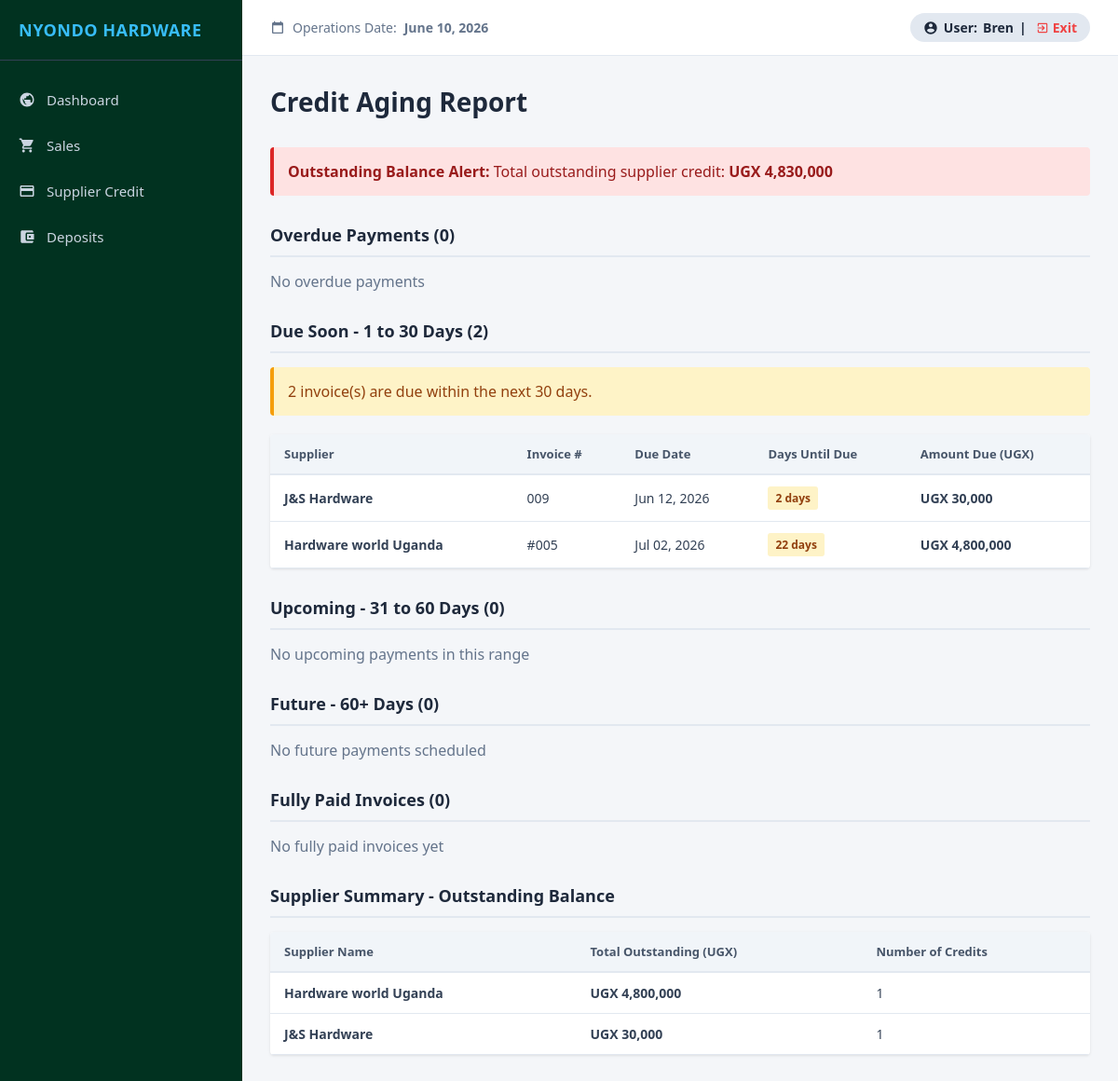
Page /credit-aging/ (signed in) on the committed database.
### web/models.py (models this page shows, shortened)
class User(AbstractUser):
    ROLE_CHOICES = [
        ('ADMIN', 'Accounts / Admin'),
        ('SALES', 'Sales Attendant'),
        ('STOCK', 'Store Manager'),
    ]
    role = models.CharField(max_length=20, choices=ROLE_CHOICES, default='SALES')

class SupplierCredit(models.Model):
    supplier = models.ForeignKey(Supplier, on_delete=models.CASCADE, related_name='credits')
    invoice_number = models.CharField(max_length=100, unique=True, verbose_name="Supplier Invoice Ref")
    total_amount = models.DecimalField(max_digits=12, decimal_places=2, verbose_name="Total Owed (UGX)")
    amount_paid = models.DecimalField(max_digits=12, decimal_places=2, default=0.00, verbose_name="Amount Paid (UGX)")
    balance_due = models.DecimalField(max_digits=12, decimal_places=2, verbose_name="Remaining Balance (UGX)")
    due_date = models.DateField(verbose_name="Repayment Deadline")
    date_logged = models.DateTimeField(auto_now_add=True)

class Supplier(models.Model):
    name = models.CharField(max_length=255, unique=True)
    phone = models.CharField(max_length=20)

### web/views.py (the view)
# urls.py: path('credit-aging/', views.credit_aging, name='credit_aging'),
@require_role('SALES', 'ADMIN')
def credit_aging(request):
    today = datetime.now().date()
    credits = SupplierCredit.objects.all().select_related('supplier').order_by('due_date')
    overdue = []
    due_soon = []  # 1-30 days
    upcoming = []  # 31-60 days
    future = []    # 60+ days
    paid = []      # balance_due = 0
    for credit in credits:
        if credit.balance_due == 0:
            paid.append(credit)
        else:
            days_overdue = (today - credit.due_date).days
            if days_overdue > 0:
                overdue.append({'credit': credit, 'days': days_overdue})
            elif days_overdue > -30:
                due_soon.append({'credit': credit, 'days': abs(days_overdue)})
            elif days_overdue > -60:
                upcoming.append({'credit': credit, 'days': abs(days_overdue)})
            else:
                future.append({'credit': credit, 'days': abs(days_overdue)})
    total_outstanding = SupplierCredit.objects.filter(balance_due__gt=0).aggregate(
        total=Sum('balance_due')
    )['total'] or 0
    supplier_summary = []
    for supplier in Supplier.objects.all():
        supplier_credits = SupplierCredit.objects.filter(supplier=supplier)
        total_owed = supplier_credits.filter(balance_due__gt=0).aggregate(
            total=Sum('balance_due')
        )['total'] or 0
        if total_owed > 0:
            supplier_summary.append({
                'supplier': supplier,
                'total_owed': total_owed,
                'credit_count': supplier_credits.count()
            })
    context = {
        'overdue': sorted(overdue, key=lambda x: x['days'], reverse=True),
        'due_soon': sorted(due_soon, key=lambda x: x['days']),
        'upcoming': sorted(upcoming, key=lambda x: x['days']),
        'future': sorted(future, key=lambda x: x['days']),
        'paid': paid,
        'total_outstanding': total_outstanding,
        'supplier_summary': supplier_summary,
        'today': today,
    }
    return render(request, 'credit_aging.html', context)

### web/templates/credit_aging.html (shortened to what this page needs)
{% extends 'base.html' %}
{% load humanize %}
{% block content %}
<div class="page-header">
    <h1 class="page-title">Credit Aging Report</h1>
</div>
{% if total_outstanding > 0 %}
    <div class="alert-box alert-danger">
        <strong>Outstanding Balance Alert:</strong> Total outstanding supplier credit: <strong>UGX {{ total_outstanding|floatformat:0|intcomma }}</strong>
    </div>
{% else %}
    <div class="alert-box alert-info">
        All supplier credits are fully paid!
    </div>
{% endif %}
<h3 class="section-title">Overdue Payments ({{ overdue|length }})</h3>
{% if overdue %}
    <div class="alert-box alert-danger">
        <strong>URGENT:</strong> {{ overdue|length }} invoice(s) are overdue and require immediate attention.
    </div>
    <table class="table">
        <thead>
            <tr>
                <th>Supplier</th>
                <th>Invoice #</th>
                <th>Original Due Date</th>
                <th>Days Overdue</th>
                <th>Amount Due (UGX)</th>
            </tr>
        </thead>
        <tbody>
            {% for item in overdue %}
                <tr>
                    <td><strong>{{ item.credit.supplier.name }}</strong></td>
                    <td>{{ item.credit.invoice_number }}</td>
                    <td>{{ item.credit.due_date|date:"M d, Y" }}</td>
                    <td><span class="badge badge-overdue">{{ item.days }} days</span></td>
                    <td class="currency">UGX {{ item.credit.balance_due|floatformat:0|intcomma }}</td>
                </tr>
            {% endfor %}
        </tbody>
    </table>
{% else %}
    <p style="color: #64748b;">No overdue payments</p>
{% endif %}
<h3 class="section-title">Due Soon - 1 to 30 Days ({{ due_soon|length }})</h3>
{% if due_soon %}
    <div class="alert-box alert-warning">
        {{ due_soon|length }} invoice(s) are due within the next 30 days.
    </div>
    <table class="table">
        <thead>
            <tr>
                <th>Supplier</th>
                <th>Invoice #</th>
                <th>Due Date</th>
                <th>Days Until Due</th>
                <th>Amount Due (UGX)</th>
            </tr>
        </thead>
        <tbody>
            {% for item in due_soon %}
                <tr>
                    <td><strong>{{ item.credit.supplier.name }}</strong></td>
                    <td>{{ item.credit.invoice_number }}</td>
                    <td>{{ item.credit.due_date|date:"M d, Y" }}</td>
                    <td><span class="badge badge-due">{{ item.days }} days</span></td>
                    <td class="currency">UGX {{ item.credit.balance_due|floatformat:0|intcomma }}</td>
                </tr>
            {% endfor %}
        </tbody>
    </table>
{% else %}
    <p style="color: #64748b;">No payments due soon</p>
{% endif %}
<h3 class="section-title">Upcoming - 31 to 60 Days ({{ upcoming|length }})</h3>
{% if upcoming %}
    <table class="table">
        <thead>
            <tr>
                <th>Supplier</th>
                <th>Invoice #</th>
                <th>Due Date</th>
                <th>Days Until Due</th>
                <th>Amount Due (UGX)</th>
            </tr>
        </thead>
        <tbody>
            {% for item in upcoming %}
                <tr>
                    <td><strong>{{ item.credit.supplier.name }}</strong></td>
                    <td>{{ item.credit.invoice_number }}</td>
                    <td>{{ item.credit.due_date|date:"M d, Y" }}</td>
                    <td><span class="badge badge-upcoming">{{ item.days }} days</span></td>
                    <td class="currency">UGX {{ item.credit.balance_due|floatformat:0|intcomma }}</td>
                </tr>
            {% endfor %}
        </tbody>
    </table>
{% else %}
    <p style="color: #64748b;">No upcoming payments in this range</p>
{% endif %}
<h3 class="section-title">Future - 60+ Days ({{ future|length }})</h3>
{% if future %}
    <table class="table">
        <thead>
            <tr>
                <th>Supplier</th>
                <th>Invoice #</th>
                <th>Due Date</th>
                <th>Days Until Due</th>
                <th>Amount Due (UGX)</th>
            </tr>
        </thead>
        <tbody>
            {% for item in future %}
                <tr>
                    <td><strong>{{ item.credit.supplier.name }}</strong></td>
                    <td>{{ item.credit.invoice_number }}</td>
                    <td>{{ item.credit.due_date|date:"M d, Y" }}</td>
                    <td><span class="badge badge-future">{{ item.days }} days</span></td>
                    <td class="currency">UGX {{ item.credit.balance_due|floatformat:0|intcomma }}</td>
                </tr>
            {% endfor %}
        </tbody>
    </table>
{% else %}
    <p style="color: #64748b;">No future payments scheduled</p>
{% endif %}
<h3 class="section-title">Fully Paid Invoices ({{ paid|length }})</h3>
{% if paid %}
    <table class="table">
        <thead>
            <tr>
                <th>Supplier</th>
                <th>Invoice #</th>
                <th>Total Amount (UGX)</th>
                <th>Date Logged</th>
            </tr>
        </thead>
        <tbody>
            {% for item in paid %}
                <tr>
                    <td><strong>{{ item.supplier.name }}</strong></td>
                    <td>{{ item.invoice_number }}</td>
                    <td class="currency">UGX {{ item.total_amount|floatformat:0|intcomma }}</td>
                    <td>{{ item.date_logged|date:"M d, Y" }}</td>
                </tr>
            {% endfor %}
        </tbody>
    </table>
{% else %}
    <p style="color: #64748b;">No fully paid invoices yet</p>
{% endif %}
<h3 class="section-title">Supplier Summary - Outstanding Balance</h3>
{% if supplier_summary %}
    <table class="table">
        <thead>
            <tr>
                <th>Supplier Name</th>
                <th>Total Outstanding (UGX)</th>
                <th>Number of Credits</th>
            </tr>
        </thead>
        <tbody>
            {% for item in supplier_summary %}
                <tr>
                    <td><strong>{{ item.supplier.name }}</strong></td>
                    <td class="currency"><strong>UGX {{ item.total_owed|floatformat:0|intcomma }}</strong></td>
                    <td>{{ item.credit_count }}</td>
                </tr>
            {% endfor %}
        </tbody>
    </table>
{% else %}
    <div class="empty-state">
        <p style="color: #64748b;">No outstanding balances</p>
    </div>
{% endif %}
{% endblock %}

### web/templates/base.html (shortened to what this page needs)
<!DOCTYPE html>
<html lang="en">
<head>
</head>
<body>
    <div class="sidebar">
        <div class="sidebar-brand">NYONDO HARDWARE</div>
        <ul class="sidebar-menu">
            {% if user.is_authenticated %}
                <li class="{% block active_dashboard %}{% endblock %}">
                    <a href="{% url 'admin_dashboard' %}">
                        Dashboard
                    </a>
                </li>
                {% if user.role == 'ADMIN' or user.role == 'SALES' %}
                    <li class="{% block active_sales %}{% endblock %}">
                        <a href="{% url 'sales' %}">
                            Sales
                        </a>
                    </li>
                    <li class="{% block active_credit %}{% endblock %}">
                        <a href="{% url 'credit' %}">
                            <svg viewBox="0 0 24 24"><path d="M20 4H4c-1.11 0-1.99.89-1.99 2L2 18c0 1.11.89 2 2 2h16c1.11 0 2-.89 2-2V6c0-1.11-.89-2-2-2zm0 14H4v-6h16v6zm0-10H4V6h16v2z"/></svg>
                            Supplier Credit
                        </a>
                    </li>
                    <li class="{% block active_deposits %}{% endblock %}">
                        <a href="{% url 'deposit' %}">
                            <svg viewBox="0 0 24 24"><path d="M21 18v1c0 1.1-.9 2-2 2H5c-1.11 0-2-.9-2-2V5c0-1.1.89-2 2-2h14c1.1 0 2 .9 2 2v1h-9c-1.11 0-2 .9-2 2v8c0 1.1.89 2 2 2h9zm-9-2h10V8H12v8zm4-2.5c-.83 0-1.5-.67-1.5-1.5s.67-1.5 1.5-1.5 1.5 0.67 1.5 1.5-.67 1.5-1.5 1.5z"/></svg>
                            Deposits
                        </a>
                    </li>
                {% endif %}
            {% endif %}
        </ul>
    </div>
    <div class="main-container">
        <header class="top-navbar">
            <div class="system-date">
                <svg viewBox="0 0 24 24"><path d="M19 3h-1V1h-2v2H8V1H6v2H5c-1.11 0-1.99.9-1.99 2L3 19c0 1.1.89 2 2 2h14c1.1 0 2-.9 2-2V5c0-1.1-.9-2-2-2zm0 16H5V8h14v11z"/></svg>
                Operations Date: <strong>{{ today|date:"F j, Y" }}</strong>
            </div>
            <div class="user-profile">
                <svg viewBox="0 0 24 24"><path d="M12 2C6.48 2 2 6.48 2 12s4.48 10 10 10 10-4.48 10-10S17.52 2 12 2zm0 3c1.66 0 3 1.34 3 3s-1.34 3-3 3-3-1.34-3-3 1.34-3 3-3zm0 14.2c-2.5 0-4.71-1.28-6-3.22.03-1.99 4-3.08 6-3.08 1.99 0 5.97 1.09 6 3.08-1.29 1.94-3.5 3.22-6 3.22z"/></svg>
                User:
                <strong>
                    {% if user.is_authenticated %}
                        {{ user.get_full_name|default:user.username }}
                    {% else %}
                        System Guest
                    {% endif %}
                </strong> |
                <a href="{% url 'logout' %}" class="logout-link">
                    <svg viewBox="0 0 24 24"><path d="M10.09 15.59L11.5 17l5-5-5-5-1.41 1.41L12.67 11H3v2h9.67l-2.58 2.59zM19 3H5c-1.11 0-2 .9-2 2v4h2V5h14v14H5v-4H3v4c0 1.1.89 2 2 2h14c1.1 0 2-.9 2-2V5c0-1.1-.9-2-2-2z"/></svg>
                    Exit
                </a>
            </div>
        </header>
        <main class="content-body">
            {% block content %}
            {% endblock %}
        </main>
    </div>
</body>
</html>

### rows in the picture
User: get_full_name "Bren"
SupplierCredit: credit.supplier.name "J&S Hardware", credit.invoice_number "009", credit.due_date "Jun 12, 2026", days "2", credit.balance_due "30,000"
SupplierCredit: credit.supplier.name "Hardware world Uganda", credit.invoice_number "#005", credit.due_date "Jul 02, 2026", days "22", credit.balance_due "4,800,000"
Supplier: supplier.name "Hardware world Uganda", total_owed "4,800,000", credit_count "1"
Supplier: supplier.name "J&S Hardware", total_owed "30,000", credit_count "1"

### other values in the picture
{{ total_outstanding|floatformat:0|intcomma }} "4,830,000"
{{ overdue|length }} "0"
{{ due_soon|length }} "2"
{{ upcoming|length }} "0"
{{ future|length }} "0"
{{ paid|length }} "0"
